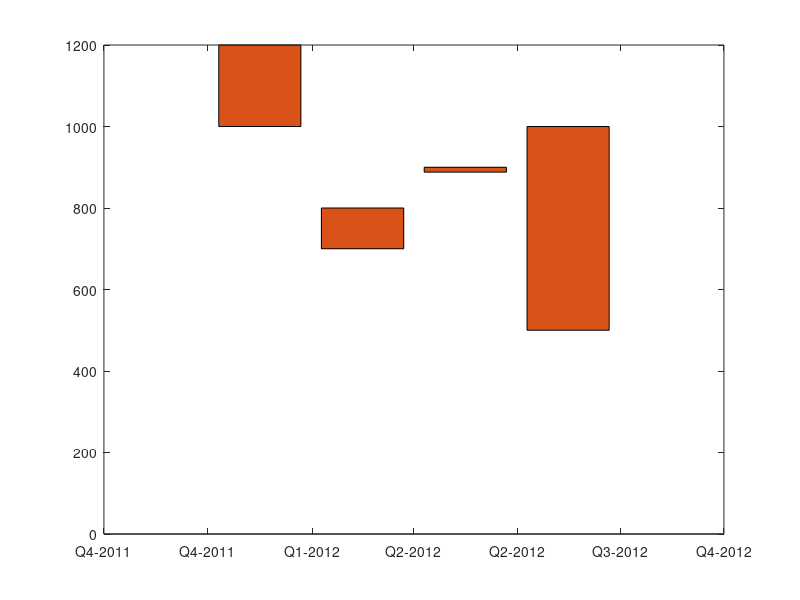

This figure's MATLAB source:
%%rangebartest -- script to demonstrate the process of creating a ranged
%bar graph without the use of boxplot.
%Written by: Matthew Miller
%Version Date: 6/12/17
%
%See also wnaltplot, wnaltyearplot
%

testThickTop = [1200 800 900 1000];
testThickBottom = [1000 700 888 500];
testThickDiff=testThickTop-testThickBottom;

figure;
barH=bar(linspace(datenum('20120101','yyyymmdd'),datenum('20120701','yyyymmdd'),4)',cat(2,testThickBottom',testThickDiff'),'stacked');
datetick
set(barH(1),'EdgeColor','none','FaceColor','w');